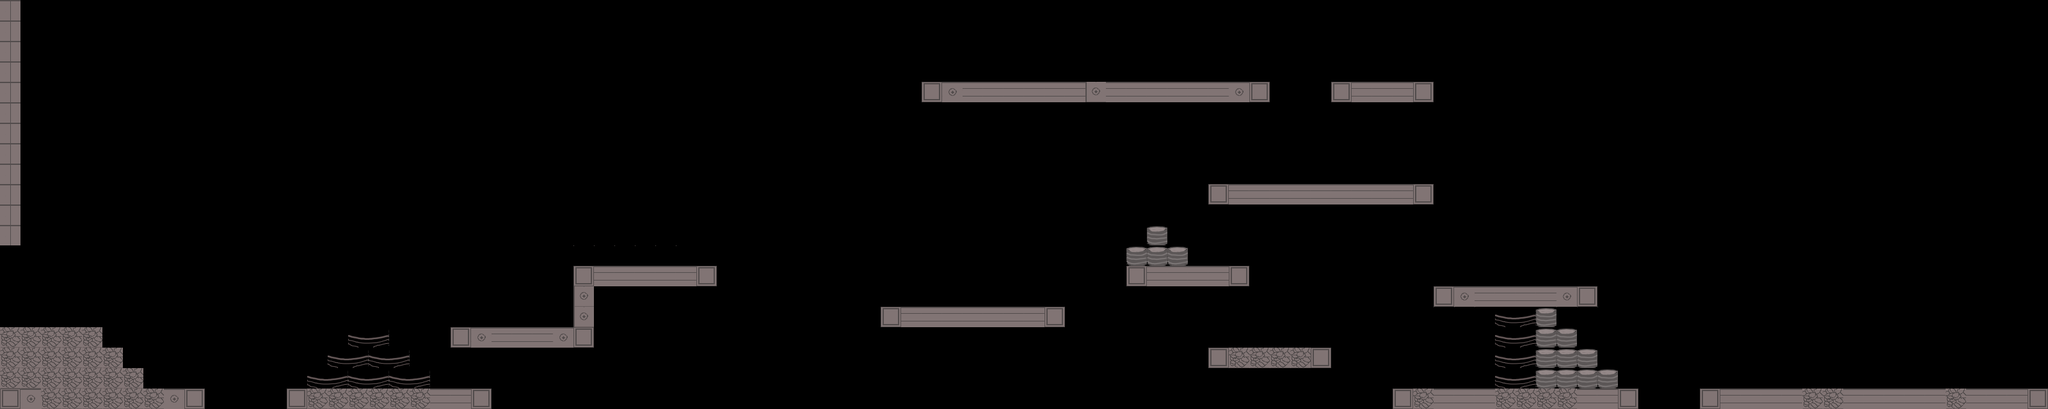

A 2D game scene composited from a Tiled map and its tileset images. What follows is a short description and the map's XML, with every tile layer's data as written:
An orthogonal 100x20 tile map with 32x32 px tiles, 1 tile layer (bg) and 46 objects (7x saw, 4x skeletuna, 2x helparrowleft, can, levelportal, ...).

<map version="1.0" orientation="orthogonal" width="100" height="20" tilewidth="32" tileheight="32">
 <tileset firstgid="1" name="tilemap" tilewidth="32" tileheight="32">
  <image source="tilemap.png" width="256" height="256" />
 </tileset>
 <layer name="bg" width="100" height="20">
  <properties>
   <property name="type" value="background" />
  </properties>
  <data encoding="csv">
10,0,0,0,0,0,0,0,0,0,0,0,0,0,0,0,0,0,0,0,0,0,0,0,0,0,0,0,0,0,0,0,0,0,0,0,0,0,0,0,0,0,0,0,0,0,0,0,0,0,0,0,0,0,0,0,0,0,0,0,0,0,0,0,0,0,0,0,0,0,0,0,0,0,0,0,0,0,0,0,0,0,0,0,0,0,0,0,0,0,0,0,0,0,0,0,0,0,0,0,
10,0,0,0,0,0,0,0,0,0,0,0,0,0,0,0,0,0,0,0,0,0,0,0,0,0,0,0,0,0,0,0,0,0,0,0,0,0,0,0,0,0,0,0,0,0,0,0,0,0,0,0,0,0,0,0,0,0,0,0,0,0,0,0,0,0,0,0,0,0,0,0,0,0,0,0,0,0,0,0,0,0,0,0,0,0,0,0,0,0,0,0,0,0,0,0,0,0,0,0,
10,0,0,0,0,0,0,0,0,0,0,0,0,0,0,0,0,0,0,0,0,0,0,0,0,0,0,0,0,0,0,0,0,0,0,0,0,0,0,0,0,0,0,0,0,0,0,0,0,0,0,0,0,0,0,0,0,0,0,0,0,0,0,0,0,0,0,0,0,0,0,0,0,0,0,0,0,0,0,0,0,0,0,0,0,0,0,0,0,0,0,0,0,0,0,0,0,0,0,0,
10,0,0,0,0,0,0,0,0,0,0,0,0,0,0,0,0,0,0,0,0,0,0,0,0,0,0,0,0,0,0,0,0,0,0,0,0,0,0,0,0,0,0,0,0,0,0,0,0,0,0,0,0,0,0,0,0,0,0,0,0,0,0,0,0,0,0,0,0,0,0,0,0,0,0,0,0,0,0,0,0,0,0,0,0,0,0,0,0,0,0,0,0,0,0,0,0,0,0,0,
10,0,0,0,0,0,0,0,0,0,0,0,0,0,0,0,0,0,0,0,0,0,0,0,0,0,0,0,0,0,0,0,0,0,0,0,0,0,0,0,0,0,0,0,0,19,12,11,11,11,11,11,11,18,11,11,11,11,11,11,12,19,0,0,0,19,11,11,11,19,0,0,0,0,0,0,0,0,0,0,0,0,0,0,0,0,0,0,0,0,0,0,0,0,0,0,0,0,0,0,
10,0,0,0,0,0,0,0,0,0,0,0,0,0,0,0,0,0,0,0,0,0,0,0,0,0,0,0,0,0,0,0,0,0,0,0,0,0,0,0,0,0,0,0,0,0,0,0,0,0,0,0,0,0,0,0,0,0,0,0,0,0,0,0,0,0,0,0,0,0,0,0,0,0,0,0,0,0,0,0,0,0,0,0,0,0,0,0,0,0,0,0,0,0,0,0,0,0,0,0,
10,0,0,0,0,0,0,0,0,0,0,0,0,0,0,0,0,0,0,0,0,0,0,0,0,0,0,0,0,0,0,0,0,0,0,0,0,0,0,0,0,0,0,0,0,0,0,0,0,0,0,0,0,0,0,0,0,0,0,0,0,0,0,0,0,0,0,0,0,0,0,0,0,0,0,0,0,0,0,0,0,0,0,0,0,0,0,0,0,0,0,0,0,0,0,0,0,0,0,0,
10,0,0,0,0,0,0,0,0,0,0,0,0,0,0,0,0,0,0,0,0,0,0,0,0,0,0,0,0,0,0,0,0,0,0,0,0,0,0,0,0,0,0,0,0,0,0,0,0,0,0,0,0,0,0,0,0,0,0,0,0,0,0,0,0,0,0,0,0,0,0,0,0,0,0,0,0,0,0,0,0,0,0,0,0,0,0,0,0,0,0,0,0,0,0,0,0,0,0,0,
10,0,0,0,0,0,0,0,0,0,0,0,0,0,0,0,0,0,0,0,0,0,0,0,0,0,0,0,0,0,0,0,0,0,0,0,0,0,0,0,0,0,0,0,0,0,0,0,0,0,0,0,0,0,0,0,0,0,0,0,0,0,0,0,0,0,0,0,0,0,0,0,0,0,0,0,0,0,0,0,0,0,0,0,0,0,0,0,0,0,0,0,0,0,0,0,0,0,0,0,
10,0,0,0,0,0,0,0,0,0,0,0,0,0,0,0,0,0,0,0,0,0,0,0,0,0,0,0,0,0,0,0,0,0,0,0,0,0,0,0,0,0,0,0,0,0,0,0,0,0,0,0,0,0,0,0,0,0,0,19,11,11,11,11,11,11,11,11,11,19,0,0,0,0,0,0,0,0,0,0,0,0,0,0,0,0,0,0,0,0,0,0,0,0,0,0,0,0,0,0,
10,0,0,0,0,0,0,0,0,0,0,0,0,0,0,0,0,0,0,0,0,0,0,0,0,0,0,0,0,0,0,0,0,0,0,0,0,0,0,0,0,0,0,0,0,0,0,0,0,0,0,0,0,0,0,0,0,0,0,0,0,0,0,0,0,0,0,0,0,0,0,0,0,0,0,0,0,0,0,0,0,0,0,0,0,0,0,0,0,0,0,0,0,0,0,0,0,0,0,0,
10,0,0,0,0,0,0,0,0,0,0,0,0,0,0,0,0,0,0,0,0,0,0,0,0,0,0,0,0,0,0,0,0,0,0,0,0,0,0,0,0,0,0,0,0,0,0,0,0,0,0,0,0,0,0,0,15,0,0,0,0,0,0,0,0,0,0,0,0,0,0,0,0,0,0,0,0,0,0,0,0,0,0,0,0,0,0,0,0,0,0,0,0,0,0,0,0,0,0,0,
0,0,0,0,0,0,0,0,0,0,0,0,0,0,0,0,0,0,0,0,0,0,0,0,0,0,0,0,26,26,26,26,26,26,0,0,0,0,0,0,0,0,0,0,0,0,0,0,0,0,0,0,0,0,0,15,15,15,0,0,0,0,0,0,0,0,0,0,0,0,0,0,0,0,0,0,0,0,0,0,0,0,0,0,0,0,0,0,0,0,0,0,0,0,0,0,0,0,0,0,
0,0,0,0,0,0,0,0,0,0,0,0,0,0,0,0,0,0,0,0,0,0,0,0,0,27,27,0,19,11,11,11,11,11,19,0,0,0,0,0,0,0,0,0,0,0,0,0,0,0,0,0,0,0,0,19,11,11,11,11,19,0,0,0,0,0,0,0,0,0,0,0,0,0,0,0,0,0,0,0,0,0,0,0,0,0,0,0,0,0,0,0,0,0,0,0,0,0,0,0,
17,17,17,0,0,0,0,0,0,0,0,0,0,0,0,0,0,0,0,0,0,0,0,0,0,0,0,0,18,0,0,0,0,0,0,0,0,0,0,0,0,0,0,0,0,0,0,0,0,0,0,0,0,0,0,0,0,0,0,0,0,0,0,0,0,0,0,0,0,35,19,12,11,11,11,11,12,19,0,0,0,0,0,0,0,0,0,0,0,0,0,0,0,0,0,0,0,0,0,0,
17,17,17,0,0,0,0,0,0,0,0,0,0,0,0,0,0,0,0,0,0,0,0,0,0,0,0,0,18,0,0,0,0,0,0,0,0,0,0,0,0,0,0,19,11,11,11,11,11,11,11,19,0,0,0,0,0,0,0,0,0,0,0,0,0,0,0,0,0,0,28,28,28,13,14,15,28,28,28,0,0,0,0,0,0,0,0,0,0,0,0,0,0,0,0,0,0,0,0,0,
20,20,20,20,20,0,0,0,0,0,0,0,0,0,0,0,0,13,14,0,0,0,19,12,11,11,11,12,19,0,0,0,0,0,0,0,0,0,0,0,0,0,0,0,0,0,0,0,0,0,0,0,0,0,0,0,0,0,0,0,0,0,0,0,0,0,0,0,0,0,34,34,34,13,14,15,15,34,34,34,0,0,0,0,0,0,0,0,0,0,0,0,0,0,0,0,0,0,0,0,
20,20,20,20,20,20,0,0,0,0,0,0,0,0,0,35,13,14,13,14,0,0,0,0,0,0,0,0,0,0,0,0,0,0,0,0,0,0,0,0,0,0,0,0,0,0,0,0,0,0,0,0,0,0,0,0,0,0,0,19,20,20,20,20,19,0,0,0,0,0,0,0,0,13,14,15,15,15,0,0,0,0,0,0,0,0,0,0,0,0,0,0,0,0,0,0,0,0,0,0,
20,20,20,20,20,20,20,0,0,0,0,0,0,0,0,13,14,13,14,13,14,0,0,0,0,0,0,0,0,0,0,0,0,0,0,0,0,0,0,0,0,0,0,0,0,0,0,0,0,0,0,0,0,0,0,0,0,0,0,0,0,0,0,0,0,0,0,0,0,0,0,0,0,13,14,15,15,15,15,0,0,0,0,0,0,0,0,0,0,0,0,0,0,0,0,0,0,0,0,0,
19,12,20,20,20,20,20,20,12,19,0,0,0,0,19,20,20,20,20,20,20,11,11,19,0,0,0,0,0,0,0,0,0,0,0,0,0,0,0,0,0,0,0,0,0,0,0,0,0,0,0,0,0,0,0,0,0,0,0,0,0,0,0,0,0,0,0,0,19,20,11,11,11,20,20,20,20,11,11,19,0,0,0,19,11,11,11,11,20,20,11,11,11,11,11,20,11,11,11,19
</data>
 </layer>
 <objectgroup color="#ff0000" name="collision" width="100" height="20">
  <object x="448" y="608" width="320" height="32" />
  <object x="480" y="576" width="192" height="32" />
  <object x="512" y="544" width="128" height="32" />
  <object x="0" y="608" width="320" height="32" />
  <object x="544" y="512" width="64" height="32" />
  <object x="896" y="416" width="224" height="32" />
  <object x="896" y="448" width="32" height="96" />
  <object x="704" y="512" width="192" height="32" />
  <object x="1888" y="544" width="192" height="32" />
  <object x="2240" y="448" width="256" height="32" />
  <object x="2336" y="480" width="64" height="128" />
  <object x="2176" y="608" width="384" height="32" />
  <object x="2656" y="608" width="544" height="32" />
  <object x="2400" y="480" width="32" />
  <object x="1888" y="288" width="352" height="32" />
  <object x="2080" y="128" width="160" height="32" />
  <object x="1440" y="128" width="544" height="32" />
  <object x="1760" y="416" width="192" height="32" />
  <object x="1760" y="384" width="96" height="32" />
  <object x="1792" y="352" width="32" height="32" />
  <object x="1376" y="480" width="288" height="32" />
  <object x="0" y="512" width="160" height="96" />
  <object x="160" y="544" width="32" height="64" />
  <object x="192" y="576" width="32" height="32" />
  <object x="0" y="0" width="32" height="384" />
  <object x="2400" y="480" width="32" height="128" />
  <object x="2432" y="512" width="32" height="96" />
  <object x="2464" y="544" width="32" height="64" />
  <object x="2496" y="576" width="32" height="32" />
 </objectgroup>
 <objectgroup name="entities" width="100" height="20">
  <object name="skeletuna" x="1888" y="480" width="192" height="64" />
  <object name="skeletuna" x="2080" y="64" width="160" height="64" />
  <object name="saw" x="1856" y="96" width="64" height="64" />
  <object name="saw" x="1696" y="96" width="64" height="64" />
  <object name="saw" x="1504" y="96" width="64" height="64" />
  <object name="saw" x="1024" y="160" width="96" height="96" />
  <object name="saw" x="928" y="128" width="96" height="96" />
  <object name="saw" x="832" y="192" width="96" height="96" />
  <object name="saw" x="640" y="160" width="192" height="32" />
  <object name="can" x="1216" y="160" width="128" height="192" />
  <object name="skeletuna" x="544" y="448" width="64" height="64" />
  <object name="skeletuna" x="2656" y="544" width="192" height="64" />
  <object name="levelportal" x="0" y="384" width="128" height="128" />
  <object name="kittySpawn" x="3040" y="544" />
  <object name="helparrowleft" x="2976" y="448" width="128" height="64" />
  <object name="cog" x="896" y="0" width="128" height="128" />
  <object name="helparrowleft" x="1056" y="32" width="64" height="32" />
 </objectgroup>
</map>